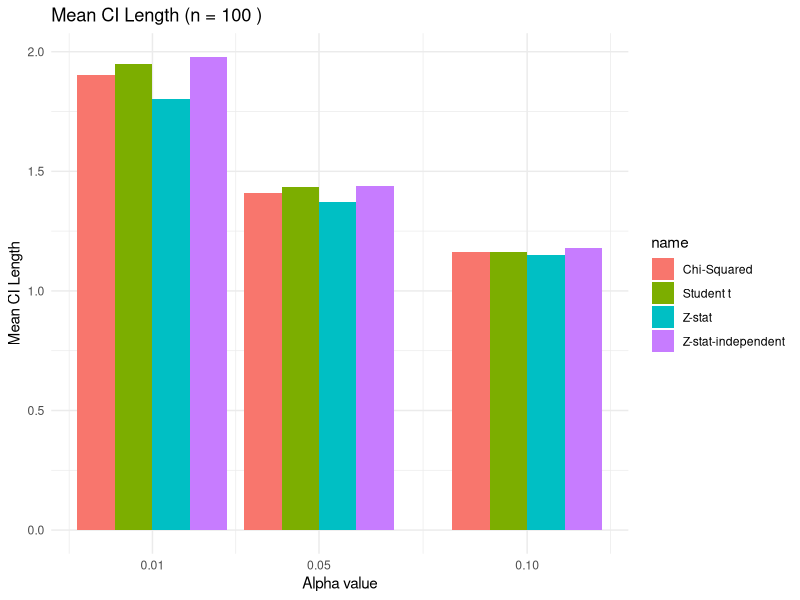
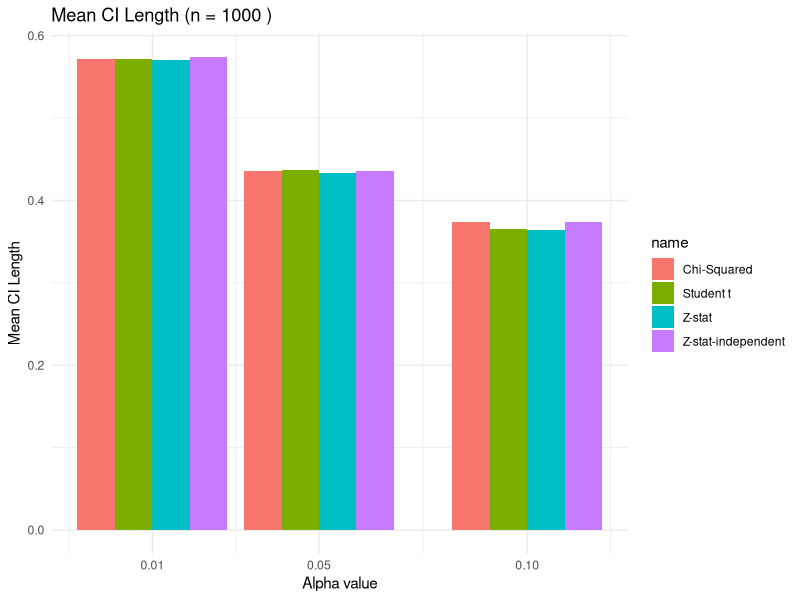
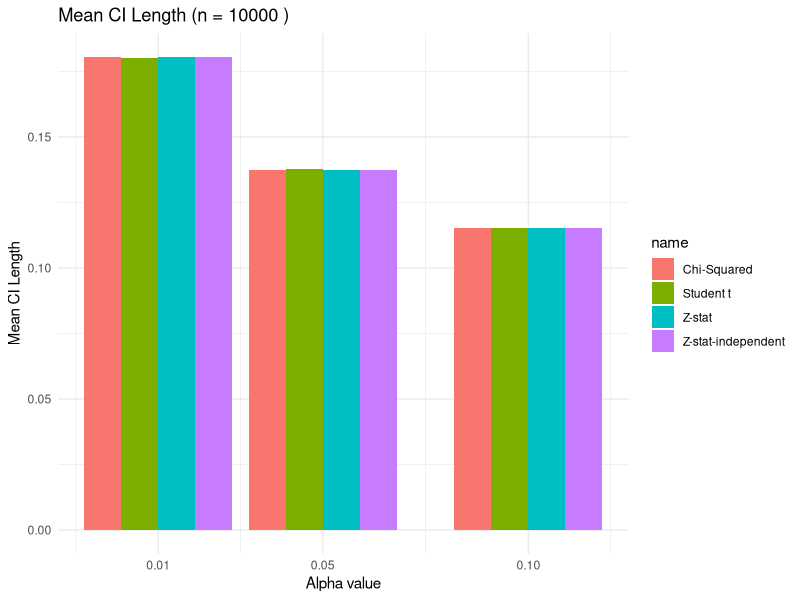

These figures' R source, in order:
## ---- chunk 1
id <- 35
set.seed(id)
theta <- id/10
n <- 100
lambda <- 1 / theta

## ---- chunk 2
chisq_ci <- function(n, theta, sample_mean, alpha) {
  df <- 2 * n
  
  lb <- (2 * n * sample_mean) / qchisq(1 - alpha / 2, df = df)
  ub <- (2 * n * sample_mean) / qchisq(alpha / 2, df = df)
  
  ci_quality <- mean(lb <= theta & theta <= ub)
  ci_max <- max(ub - lb)
  ci_mean <- mean(ub - lb)
  
  return(list(ciq = ci_quality, cix = ci_max, cim = ci_mean))
}


## ---- chunk 3
z_stat <- function(n, theta, sample_mean, alpha) {

  beta <- 1 - alpha / 2
  
  z <- qnorm(beta) * theta / sqrt(n)
  ubs <- sample_mean + z
  lbs <- sample_mean - z
  
  ci_quality <- mean(lbs <= theta & theta <= ubs)
  ci_max <- max(ubs - lbs)
  ci_mean <- mean(ubs - lbs)
  
  return(list(ciq = ci_quality, cix = ci_max, cim = ci_mean))
}

## ---- chunk 4
z_stat_indp <- function(n, theta, sample_mean, alpha){
  
  beta <- 1 - alpha / 2
  
  z <- qnorm(beta) / sqrt(n)
  ubs <- sample_mean / (1 - z)
  lbs <- sample_mean / (1 + z)
  
  ci_quality <- mean(lbs <= theta & theta <= ubs)
  ci_max <- max(ubs - lbs)
  ci_mean <- mean(ubs - lbs)
  
  return(list(ciq = ci_quality, cix = ci_max, cim = ci_mean))
}

## ---- chunk 5
t_ci <- function(n, theta, sample_mean, ssd, alpha){
  df <- n - 1
  
  ubs <- sample_mean + (qt(1 - alpha / 2, df) * ssd / sqrt(n)) 
  lbs <- sample_mean - (qt(1 - alpha / 2, df) * ssd / sqrt(n)) 
  
  ci_quality <- mean(lbs <= theta & theta <= ubs)
  ci_max <- max(ubs - lbs)
  ci_mean <- mean(ubs - lbs)
  
  return(list(ciq = ci_quality, cix = ci_max, cim = ci_mean))
}

## ---- chunk 6
#data structures
counter <- 1

sizes <- c(100, 1000, 10000)
repetitions <- c(10, 100, 1000)
alphas <- c(0.1, 0.05, 0.01)
total_rows <- length(sizes) * length(repetitions) * length(alphas)



z_stat_intervals <- data.frame(
  name = "Z-stat",
  n = numeric(total_rows),
  m = numeric(total_rows),
  alpha = numeric(total_rows),
  ci_quality = numeric(total_rows),
  max_len = numeric(total_rows),
  mean_len = numeric(total_rows)
)

chi_sq_intervals <- data.frame(
  name = "Chi-Squared",
  n = numeric(total_rows),
  m = numeric(total_rows),
  alpha = numeric(total_rows),
  ci_quality = numeric(total_rows),
  max_len = numeric(total_rows),
  mean_len = numeric(total_rows)
)

z_indp_intervals <- data.frame(
  name = "Z-stat-independent",
  n = numeric(total_rows),
  m = numeric(total_rows),
  alpha = numeric(total_rows),
  ci_quality = numeric(total_rows),
  max_len = numeric(total_rows),
  mean_len = numeric(total_rows)
)

t_stud_intervals <- data.frame(
  name = "Student t",
  n = numeric(total_rows),
  m = numeric(total_rows),
  alpha = numeric(total_rows),
  ci_quality = numeric(total_rows),
  max_len = numeric(total_rows),
  mean_len = numeric(total_rows)
)

## ---- chunk 7

counter <- 1
for (n in sizes){
  for (m in repetitions){
    for (a in alphas) {
      samples <- matrix(rexp(n * m, rate = lambda), nrow = n)
      
      sample_mean <- colMeans(samples)
      sample_sd <- apply(samples, 2, sd)
      
      c_s <- chisq_ci(n, theta, sample_mean, a)
      z_s <- z_stat(n, theta, sample_mean, a)
      i_s <- z_stat_indp(n, theta, sample_mean, a)
      t_s <- t_ci(n, theta, sample_mean, sample_sd, a)
      
      z_stat_intervals[counter, ] <- list("Z-stat", n, m, a, z_s$ciq, z_s$cix, z_s$cim) 
      chi_sq_intervals[counter, ] <- list("Chi-Squared", n, m, a, c_s$ciq, c_s$cix, c_s$cim)
      z_indp_intervals[counter, ] <- list("Z-stat-independent", n, m, a, i_s$ciq, i_s$cix, i_s$cim) 
      t_stud_intervals[counter, ] <- list("Student t", n, m, a, t_s$ciq, t_s$cix, t_s$cim) 
      counter <- counter + 1
    }
  }

} 




## ---- chunk 8
all_intervals <- list(
  z_stat_intervals,
  chi_sq_intervals,
  z_indp_intervals,
  t_stud_intervals
)

for (interval in all_intervals) {
  cat("Interval type:", interval[1, 1], "CI quality on average:", mean(interval[, 5]), "\n")
}
## ---- chunk 9
library(ggplot2)

results_df <- do.call(rbind, all_intervals)


for (n_val in sizes) {
  
  df_n <- subset(results_df, n == n_val)
  
  print(
    ggplot(df_n, aes(x = alpha, y = mean_len, fill = name)) +
      geom_bar(stat = "identity", position = "dodge") +
      labs(title = paste("Mean CI Length (n =", n_val, ")"),
           x = "Alpha value", y = "Mean CI Length") +
      scale_x_continuous(breaks = c(0.01, 0.05, 0.10)) +
      theme_minimal()
  )
}

